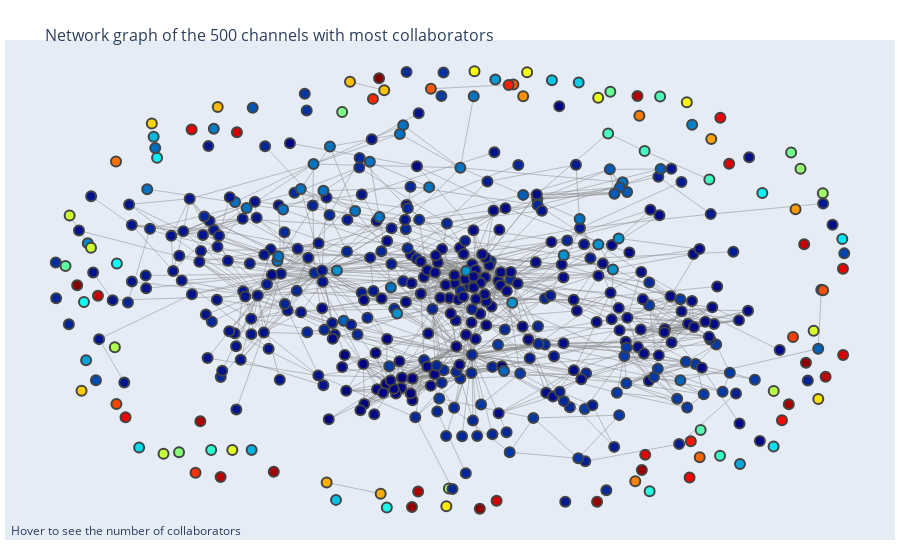

This figure's notebook cell:
### Code cell
#link: https://plotly.com/python/network-graphs/
# Calculate layout for our nodes 
pos = nx.spring_layout(subgraph_top_500, k=0.2)

edge_trace = go.Scatter(
    x=[],
    y=[],
    line=dict(width=0.5, color='#888'),
    hoverinfo='none',
    mode='lines')

for edge in subgraph_top_500.edges():
    x0, y0 = pos[edge[0]]
    x1, y1 = pos[edge[1]]
    edge_trace['x'] += (x0, x1, None)
    edge_trace['y'] += (y0, y1, None)

# Create node trace
node_trace = go.Scatter(
    x=[],
    y=[],
    text=[],
    mode='markers',
    hoverinfo='text',
    marker=dict(
        showscale=False,  # Set showscale to False to hide the colorbar
        colorscale='Jet',
        color=[subgraph_top_500.nodes[node]["louvain"] for node in subgraph_top_500.nodes],
        size=10,
        line_width=2))

# Add node positions to the node trace
for node in subgraph_top_500.nodes():
    x, y = pos[node]
    node_trace['x'] += (x,)
    node_trace['y'] += (y,)
    node_info = f"# of Collaborators: {subgraph_top_500.degree(node)}"
    node_trace['text'] += (node_info,)

# Create figure
fig = go.Figure(data=[edge_trace, node_trace],
             layout=go.Layout(
                title='<br>Network graph of the 500 channels with most collaborators',
                titlefont_size=16,
                showlegend=False,
                hovermode='closest',
                margin=dict(b=20,l=5,r=5,t=40),
                annotations=[{
                    "text": "Hover to see the number of collaborators",
                    "showarrow": False,
                    "xref": "paper",
                    "yref": "paper",
                    "x": 0.005,
                    "y": -0.002 
                }],
                xaxis=dict(showgrid=False, zeroline=False, showticklabels=False),
                yaxis=dict(showgrid=False, zeroline=False, showticklabels=False))
                )

# Show the figure
fig.show()

fig.write_html('Total_collaborators.html')

### Figure 1 — Plotly figure (JSON) as saved in the notebook; plotly's stock layout.template omitted (floating-point values rounded to 4 significant figures; data arrays with more than 128 entries replaced by an {"elided": "..."} marker saying what was removed)
{"data": [{"hoverinfo": "none", "line": {"color": "#888", "width": 0.5}, "mode": "lines", "type": "scatter", "x": {"elided": "3420 float values"}, "y": {"elided": "3420 float values"}}, {"hoverinfo": "text", "marker": {"color": {"elided": "500 int values"}, "colorscale": [[0, "rgb(0,0,131)"], [0.2, "rgb(0,60,170)"], [0.4, "rgb(5,255,255)"], [0.6, "rgb(255,255,0)"], [0.8, "rgb(250,0,0)"], [1, "rgb(128,0,0)"]], "line": {"width": 2}, "showscale": false, "size": 10}, "mode": "markers", "text": {"elided": "500 str values"}, "type": "scatter", "x": {"elided": "500 float values"}, "y": {"elided": "500 float values"}}], "layout": {"annotations": [{"showarrow": false, "text": "Hover to see the number of collaborators", "x": 0.005, "xref": "paper", "y": -0.002, "yref": "paper"}], "hovermode": "closest", "margin": {"b": 20, "l": 5, "r": 5, "t": 40}, "showlegend": false, "title": {"font": {"size": 16}, "text": "<br>Network graph of the 500 channels with most collaborators"}, "xaxis": {"showgrid": false, "showticklabels": false, "zeroline": false}, "yaxis": {"showgrid": false, "showticklabels": false, "zeroline": false}}}
